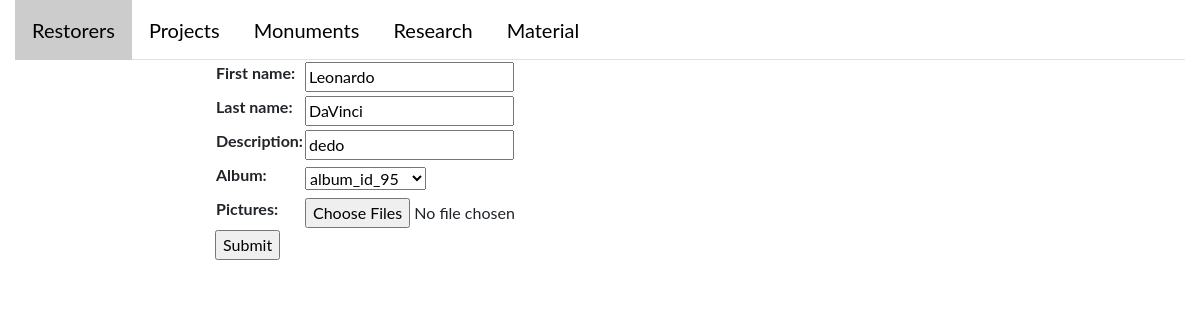
The page /restorer/update/5/ on the database its author committed.
### catalogWeb/models.py (models this page shows, shortened)
class Restorer(AlbumMixin, models.Model):
    first_name = models.CharField(max_length=45)
    last_name = models.CharField(max_length=45)
    description = models.CharField(max_length=200)
    album = models.OneToOneField('album.Album', null=True)

### catalogWeb/views/restorer.py (the view, shortened to what this page needs)
# urls.py: url(r'restorer/update/(?P<pk>[0-9]+)/$', views.restorer_update, name='restorerUpdate'),
def restorer_update(request, pk):
    restorer_instance = get_object_or_404(Restorer, pk=pk)
    restorer_form = RestorerForm(request.POST or None, request.FILES or None, instance=restorer_instance)
    ImageFormSet = inlineformset_factory(Album, Image,  extra=0, form=ImageForm, widgets={'image': PictureWidget, })
    album_form = AlbumForm(request.POST or None, request.FILES or None)
    context = {
        'restorer_form': restorer_form,
        'album_form': album_form,
        'tab_name': TAB_NAME,
        'redirect_to': request.GET.get('redirect_to'),
    }
    album_formset = ImageFormSet(instance=restorer_instance.album)
    context['album_formset'] = album_formset
    return render(request, 'catalogWeb/restorer/restorer_form.html', context)

### catalogWeb/forms/material.py
class RestorerForm(forms.ModelForm):
    class Meta:
        model = Restorer
        fields = '__all__'

### album/forms.py
class AlbumForm(forms.ModelForm):
    class Meta:
        model = Album
        fields = '__all__'
    pictures = forms.ImageField(widget=forms.FileInput(attrs={'multiple': True}), required=False)

### album/models.py (called while the page is built)
    def __str__(self):
        return 'album_id_%s' % self.id

### catalogWeb/templates/catalogWeb/restorer/restorer_form.html (shortened to what this page needs)
{% extends "base_generic.html" %}
{% block content %}
<form action="" method="post" enctype="multipart/form-data">
    <table>
    {{ restorer_form.as_table }}
    {{ album_form.as_table }}
    </table>
    <input type="submit" value="Submit" />
</form>
{% endblock %}

### catalogWeb/static/catalogWeb/css/mystyle.css (style rules this page uses)
body { font-family: "Lato", sans-serif; }

### rows shown on the page
Restorer: first_name "Leonardo", last_name "DaVinci", description "dedo", album "album_id_95"
